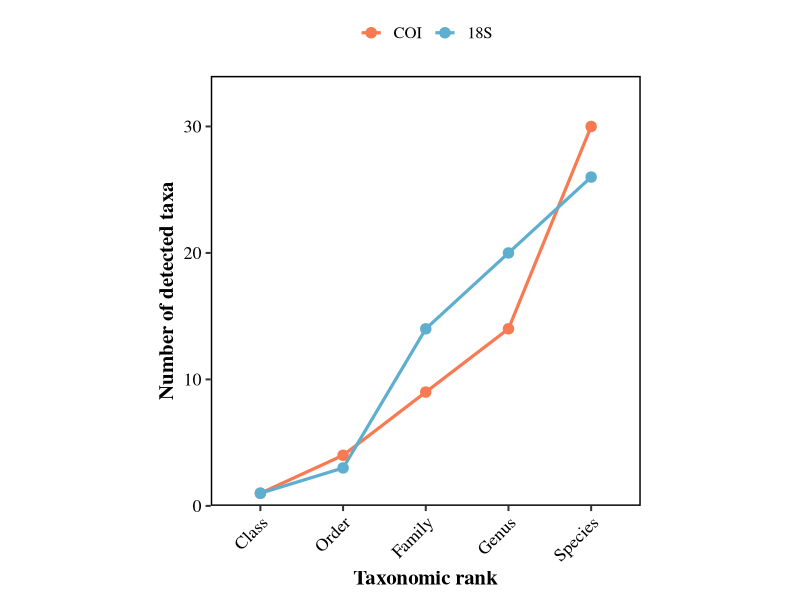

The R source for this figure:
rm(list = ls())

########## Load required packages ##########
library(ggplot2)

########## Read data ##########
coi_data <- read.csv("COI_data.csv", check.names = FALSE)
rrna_data <- read.csv("18S_data.csv", check.names = FALSE)

########## Count detected taxa ##########
rank_levels <- c("Class", "Order", "Family", "Genus", "Species")

count_taxa <- function(data, rank) {
  taxa <- data[[rank]]
  taxa <- taxa[!is.na(taxa) & taxa != ""]
  length(unique(taxa))
}

taxa_counts <- rbind(
  data.frame(
    Rank = rank_levels,
    Marker = "COI",
    Detected_taxa = sapply(rank_levels, function(x) count_taxa(coi_data, x))
  ),
  data.frame(
    Rank = rank_levels,
    Marker = "18S",
    Detected_taxa = sapply(rank_levels, function(x) count_taxa(rrna_data, x))
  )
)

taxa_counts$Rank <- factor(
  taxa_counts$Rank,
  levels = rank_levels
)

taxa_counts$Marker <- factor(
  taxa_counts$Marker,
  levels = c("COI", "18S")
)

########## Show results ##########
print(taxa_counts)

########## Plot settings ##########
marker_cols <- c(
  "COI" = "#F87A52",
  "18S" = "#5EAFCF"
)

y_max <- max(taxa_counts$Detected_taxa, na.rm = TRUE)
y_upper <- ceiling(y_max * 1.12)

if (is.na(y_upper) || y_upper <= 0) {
  y_upper <- 1
}

if (y_upper == y_max) {
  y_upper <- y_max + 1
}

common_theme <- theme_bw(base_size = 15) +
  theme(
    text = element_text(family = "serif", color = "black"),
    axis.title = element_text(size = 15, face = "bold"),
    axis.text = element_text(size = 13, color = "black"),
    axis.text.x = element_text(
      size = 13,
      color = "black",
      angle = 45,
      hjust = 1,
      vjust = 1
    ),
    legend.position = "top",
    legend.title = element_blank(),
    legend.text = element_text(size = 12),
    panel.grid = element_blank(),
    panel.border = element_rect(
      color = "black",
      fill = NA,
      linewidth = 1
    ),
    aspect.ratio = 1
  )

########## Plot Figure 1C ##########
p1c <- ggplot(
  taxa_counts,
  aes(
    x = Rank,
    y = Detected_taxa,
    group = Marker,
    color = Marker
  )
) +
  geom_line(linewidth = 1.1) +
  geom_point(size = 3.2) +
  scale_color_manual(values = marker_cols) +
  scale_y_continuous(
    limits = c(0, y_upper),
    expand = expansion(mult = c(0, 0))
  ) +
  labs(
    x = "Taxonomic rank",
    y = "Number of detected taxa",
    color = NULL
  ) +
  common_theme

print(p1c)
